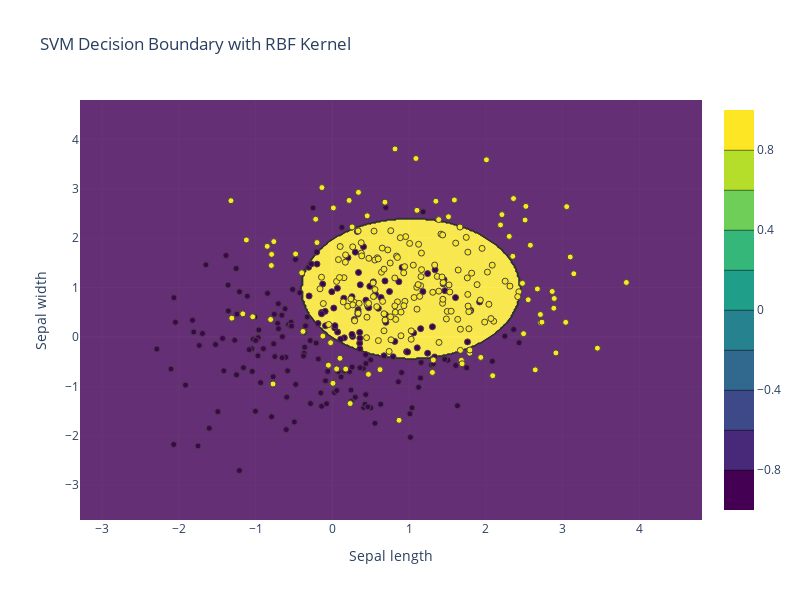

Source (notebook cell):
### Code cell
import numpy as np
import plotly.graph_objects as go

def plot_decision_boundary_plotly(svm, X, y):
    h = .02 
    x_min, x_max = X[:, 0].min() - 1, X[:, 0].max() + 1
    y_min, y_max = X[:, 1].min() - 1, X[:, 1].max() + 1
    xx, yy = np.meshgrid(np.arange(x_min, x_max, h), np.arange(y_min, y_max, h))

    # Predict on the grid
    Z = svm.predict(np.c_[xx.ravel(), yy.ravel()])
    Z = Z.reshape(xx.shape)

    fig = go.Figure()

    fig.add_trace(go.Contour(x=np.linspace(x_min, x_max, int((x_max - x_min) / h + 1)),
                             y=np.linspace(y_min, y_max, int((y_max - y_min) / h + 1)),
                             z=Z, colorscale='Viridis', opacity=0.8, name='Decision Boundary'))

    fig.add_trace(go.Scatter(x=X[:, 0], y=X[:, 1], mode='markers',
                             marker=dict(color=y, colorscale='Viridis', line=dict(width=1)),
                             name='Data Points'))

    fig.update_layout(title='SVM Decision Boundary with RBF Kernel',
                      xaxis_title='Sepal length',
                      yaxis_title='Sepal width',
                      xaxis=dict(range=[xx.min(), xx.max()]),
                      yaxis=dict(range=[yy.min(), yy.max()]),
                      width=800, height=600)

    fig.show()

plot_decision_boundary_plotly(svm, X, y)

### Figure 1 — Plotly figure (JSON) as saved in the notebook; plotly's stock layout.template omitted (floating-point values rounded to 4 significant figures; data arrays with more than 128 entries replaced by an {"elided": "..."} marker saying what was removed)
{"data": [{"colorscale": [[0, "#440154"], [0.1111, "#482878"], [0.2222, "#3e4989"], [0.3333, "#31688e"], [0.4444, "#26828e"], [0.5556, "#1f9e89"], [0.6667, "#35b779"], [0.7778, "#6ece58"], [0.8889, "#b5de2b"], [1, "#fde725"]], "name": "Decision Boundary", "opacity": 0.8, "type": "contour", "x": {"elided": "406 float values"}, "y": {"elided": "426 float values"}, "z": {"elided": "426x406 int values"}}, {"marker": {"color": {"elided": "400 int values"}, "colorscale": [[0, "#440154"], [0.1111, "#482878"], [0.2222, "#3e4989"], [0.3333, "#31688e"], [0.4444, "#26828e"], [0.5556, "#1f9e89"], [0.6667, "#35b779"], [0.7778, "#6ece58"], [0.8889, "#b5de2b"], [1, "#fde725"]], "line": {"width": 1}}, "mode": "markers", "name": "Data Points", "type": "scatter", "x": {"elided": "400 float values"}, "y": {"elided": "400 float values"}}], "layout": {"height": 600, "title": {"text": "SVM Decision Boundary with RBF Kernel"}, "width": 800, "xaxis": {"range": [-3.285, 4.815], "title": {"text": "Sepal length"}}, "yaxis": {"range": [-3.705, 4.795], "title": {"text": "Sepal width"}}}}
